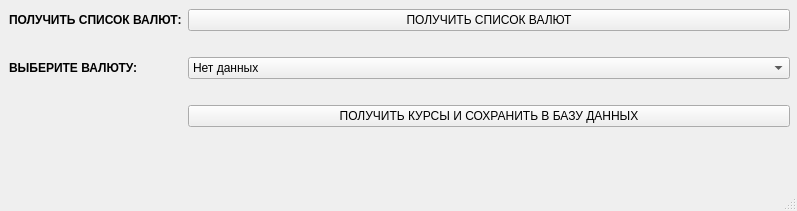
<?xml version="1.0" encoding="UTF-8"?>
<ui version="4.0">
 <class>MainWindow</class>
 <widget class="QMainWindow" name="MainWindow">
  <property name="geometry">
   <rect>
    <x>0</x>
    <y>0</y>
    <width>797</width>
    <height>211</height>
   </rect>
  </property>
  <property name="windowTitle">
   <string>MainWindow</string>
  </property>
  <widget class="QWidget" name="centralwidget">
   <widget class="QWidget" name="formLayoutWidget">
    <property name="geometry">
     <rect>
      <x>9</x>
      <y>9</y>
      <width>781</width>
      <height>169</height>
     </rect>
    </property>
    <layout class="QFormLayout" name="formLayout">
     <item row="0" column="0">
      <widget class="QLabel" name="label">
       <property name="font">
        <font>
         <weight>75</weight>
         <bold>true</bold>
        </font>
       </property>
       <property name="text">
        <string>ПОЛУЧИТЬ СПИСОК ВАЛЮТ:</string>
       </property>
      </widget>
     </item>
     <item row="0" column="1">
      <widget class="QPushButton" name="pushButton">
       <property name="font">
        <font>
         <pointsize>9</pointsize>
        </font>
       </property>
       <property name="text">
        <string>ПОЛУЧИТЬ СПИСОК ВАЛЮТ</string>
       </property>
      </widget>
     </item>
     <item row="1" column="0">
      <widget class="QLabel" name="label_3">
       <property name="text">
        <string/>
       </property>
      </widget>
     </item>
     <item row="1" column="1">
      <widget class="QLabel" name="label_5">
       <property name="font">
        <font>
         <pointsize>9</pointsize>
         <italic>true</italic>
        </font>
       </property>
       <property name="text">
        <string/>
       </property>
      </widget>
     </item>
     <item row="2" column="0">
      <widget class="QLabel" name="label_2">
       <property name="font">
        <font>
         <weight>75</weight>
         <italic>false</italic>
         <bold>true</bold>
        </font>
       </property>
       <property name="text">
        <string>ВЫБЕРИТЕ ВАЛЮТУ:</string>
       </property>
      </widget>
     </item>
     <item row="2" column="1">
      <widget class="QComboBox" name="comboBox">
       <property name="font">
        <font>
         <pointsize>9</pointsize>
        </font>
       </property>
       <item>
        <property name="text">
         <string>Нет данных</string>
        </property>
       </item>
      </widget>
     </item>
     <item row="3" column="1">
      <widget class="QLabel" name="label_6">
       <property name="font">
        <font>
         <pointsize>9</pointsize>
         <italic>true</italic>
        </font>
       </property>
       <property name="text">
        <string/>
       </property>
      </widget>
     </item>
     <item row="4" column="1">
      <widget class="QPushButton" name="pushButton_2">
       <property name="font">
        <font>
         <pointsize>9</pointsize>
        </font>
       </property>
       <property name="text">
        <string>ПОЛУЧИТЬ КУРСЫ И СОХРАНИТЬ В БАЗУ ДАННЫХ</string>
       </property>
      </widget>
     </item>
    </layout>
   </widget>
  </widget>
  <widget class="QMenuBar" name="menubar">
   <property name="geometry">
    <rect>
     <x>0</x>
     <y>0</y>
     <width>797</width>
     <height>26</height>
    </rect>
   </property>
  </widget>
  <widget class="QStatusBar" name="statusbar"/>
 </widget>
 <resources/>
 <connections/>
</ui>
